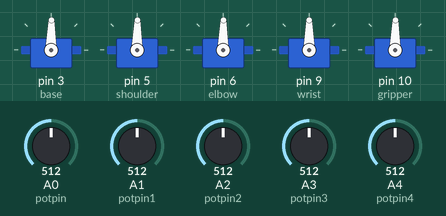
Recording of a sketch running on a simulated Arduino Uno, built with avr-gcc and run on an emulated ATmega328P. Shown: 5 × servo. The inputs (shaded band) are chosen by the test bench; at power-on: A0 (potpin) = 512, A1 (potpin1) = 512, A2 (potpin2) = 512, A3 (potpin3) = 512, A4 (potpin4) = 512.

Above: at 1.2 s.
1.3 s: A0 (potpin) set to 524
At 1.95 s:
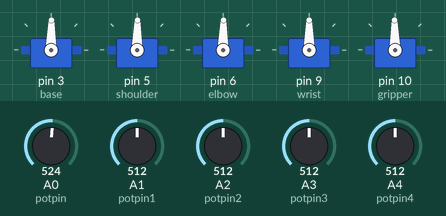
4.3 s: A1 (potpin1) set to 716
7.3 s: A2 (potpin2) set to 716
At 7.59 s:
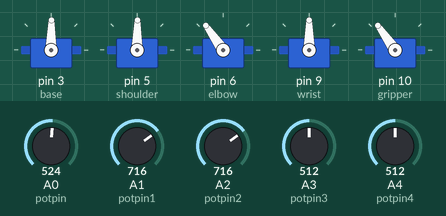
10.3 s: A3 (potpin3) set to 716
At 10.64 s:
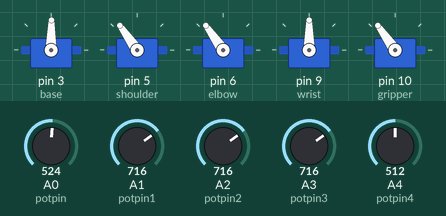
13.3 s: A4 (potpin4) set to 716
At 13.99 s:
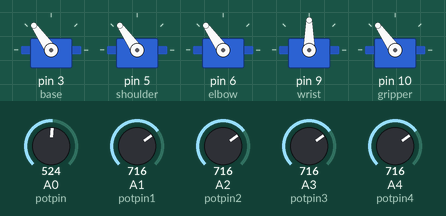
16.3 s: A0 (potpin) set to 306
Timing chart, 0 to 20.3 s (numbered marks = the images above; inputs shaded):
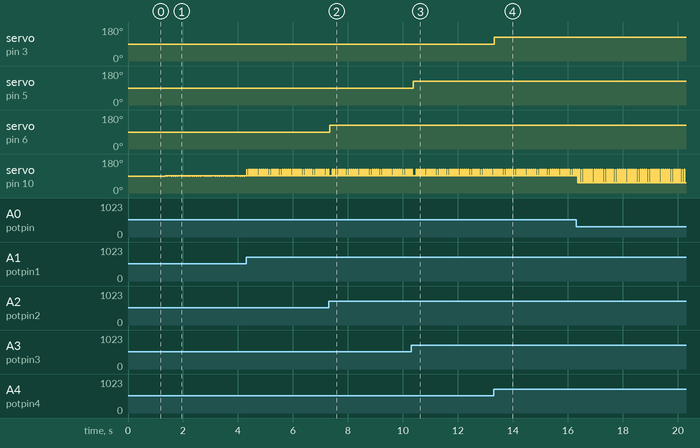

The sketch:

Eeshan_sRobotArm.ino
```cpp
#include <Servo.h>

Servo base;       // create servo object to control base servo
Servo shoulder;   // create servo object to control shoulder servos
Servo elbow;      // create servo object to control elbow servo
Servo wrist;    // create servo object to control wrist servo
Servo gripper;    // create servo object to control gripper servo

int potpin4 = 4; // analog pin used to connect the base potentiometer
int potpin3 = 3; // analog pin used to connect the shoulder potentiometer
int potpin2 = 2; // analog pin used to connect the elbow potentiometer
int potpin1 = 1; // analog pin used to connect the wrist potentiometer
int potpin = 0;  // analog pin used to connect the gripper potentiometer

int val;  // variable to read the value from the base analog pin
int val1; // variable to read the value from the shoulder analog pin
int val2; // variable to read the value from the elbow analog pin
int val3; // variable to read the value from the wrist analog pin
int val4; // variable to read the value from the gripper analog pin

void setup()
{
    base.attach(3);     // attaches the servo on pin 3 to the servo object
    shoulder.attach(5); // attaches the servo on pin 5 to the servo object
    elbow.attach(6);    // attaches the servo on pin 6 to the servo object
    wrist.attach(9);    // attaches the servo on pin 9 to the servo object
    gripper.attach(10);  // attaches the servo on pin 10 to the servo object
}

void loop()
{
    val = analogRead(potpin4);       // reads the value of the base potentiometer (value between 0 and 1023)
    val = map(val, 0, 1023, 0, 179); // scale it to use it with the base servo (value between 0 and 180)
    base.write(val);                 // sets the base servo position according to the scaled value
    delay(15);                       // waits for the base servo to get there

    val1 = analogRead(potpin3);        // reads the value of the shoulder potentiometer (value between 0 and 1023)
    val1 = map(val1, 0, 1023, 0, 179); // scale it to use it with the shoulder servo (value between 0 and 180)
    shoulder.write(val1);              // sets the shoulder servo position according to the scaled value
    delay(15);                         // waits for the shoulder servo to get there

    val2 = analogRead(potpin2);        // reads the value of the elbow potentiometer (value between 0 and 1023)
    val2 = map(val2, 0, 1023, 0, 179); // scale it to use it with the elbow servo (value between 0 and 180)
    elbow.write(val2);                 // sets the elbow servo position according to the scaled value
    delay(15);                         // waits for the elbow servo to get there

    val3 = analogRead(potpin1);         // reads the value of the wrist potentiometer (value between 0 and 1023)
    val3 = map(val3, 0, 1023, 0, 179); // scale it to use it with the wrist servo (value between 0 and 180)
    gripper.write(val3);               // sets the wrist servo position according to the scaled value
    delay(15);                         // waits for the wrist servo to get there

    val4 = analogRead(potpin);         // reads the value of the gripper potentiometer (value between 0 and 1023)
    val4 = map(val4, 0, 1023, 0, 179); // scale it to use it with the gripper servo (value between 0 and 180)
    gripper.write(val4);               // sets the gripper servo position according to the scaled value
    delay(15);                         // waits for the gripper servo to get there
}
```

Measured:
- the behaviour switches between 514 and 515 on A0 (potpin) (found by bisection; images 0 and 1)
- after the input at 1.3 s, servo on pin 10 (gripper): alternates 91° for 0.06 s and 89° for 0.02 s, starting after 0.06 s
- after the input at 7.3 s, servo on pin 6 (elbow): 89° → 125° at once
- after the input at 10.3 s, servo on pin 5 (shoulder): 89° → 125° after 0.08 s
- after the input at 13.3 s, servo on pin 3 (base): 89° → 125° at once
